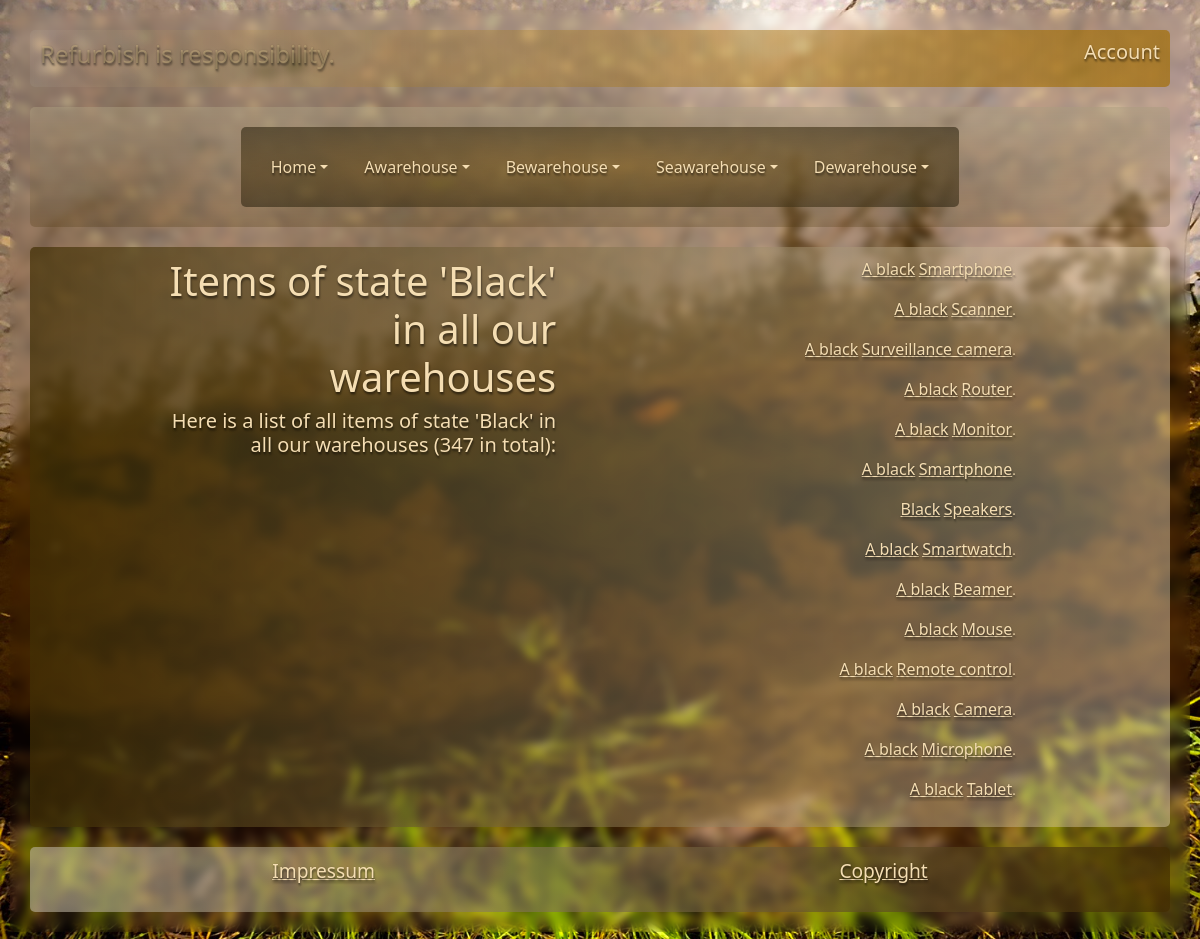
Page /ALL/state/Black/ on the committed database.
### warehouses/models.py (models this page shows, shortened)
class Item(models.Model):
    state = models.CharField(max_length=100, choices=_get_state_choices)
    category = models.CharField(max_length=100, choices=_get_category_choices)
    warehouse = models.ForeignKey(Warehouse, on_delete=models.CASCADE)
    date_of_stock = models.DateTimeField()
    name = models.CharField(max_length=100, null=True)
    dimensions = models.JSONField(null=True, blank=True, validators=[validate_dimensions])
    shipped = models.BooleanField(default=False)

### warehouses/views.py (the view)
# urls.py: path("<str:location>/<str:filter>/<str:filter_string>/", List_Items_Filtered.as_view(), name="filtered_items"), #items browser
class List_Items_Filtered(TemplateView):
    template_name = "warehouse.html"
    def get_context_data(self, location, filter, filter_string):
        links, style, continent = menu_links_style(("filtered", [location, filter]))
        args = {filter:filter_string}
        if location == "ALL":
            content = Item.objects.filter(shipped=False, **args)
        else:
            wh = 1 if location == "EU" else 2 if location == "USA" else 3 if location == "ASIA" else 4
            content = Item.objects.filter(warehouse=wh, shipped=False, **args)
        return {
            "reg": get_reg_from_request(self.request),
            "style":style,
            "links": links,
            "location":location,
            "title":f"{'A' if location == 'EU' else 'B' if location == 'USA' else 'C' if location == 'ASIA' else 'D'}-Warehouse {location}",
            "header_text":f"Items of {filter} '{filter_string}' in {continent}",
            "content_text":[f"Here is a list of all items of {filter} '{filter_string}' in {continent} ({len(content)} in total):"],
            "content": content
        }

### cli/toys.py (called while the page is built)
def glued_string(add_glue):
    vowels = "aeiouh"
    return f"An {add_glue.lower()}" if add_glue[0].lower() in vowels else f"A {add_glue.lower()}"

### user/custom_context_processor.py (called while the page is built, shortened)
def custom_context(request):
    context = {}
    return context

### warehouses/templatetags/custom_filters.py (called while the page is built)
@register.filter(name='glue')
def glue(to_glue):
    return glued_string(to_glue)

@register.filter(name='ends_with_s')
def ends_with_s(value):
    return value[-1] == 's'

@register.filter(name='is_list')
def args_to_path(args):
    return type(args) == list

### warehouses/views.py (called while the page is built)
def get_reg_from_request(request):
    view = RegisterView.as_view()
    response = view(request)
    if isinstance(response, TemplateResponse):
        return response.render().content
    else:
        return response.content

### user/templates/registration/reg_container.html (shortened to what this page needs)
{% load static %}

### warehouses/templates/warehouse.html (shortened to what this page needs)
{% extends "main.html" %}
{% load custom_filters %}
{% load static %}
{% block extra_css %}
<link rel="stylesheet" href="{% static style %}">
{% endblock %}
{% block content%}
    {% for item in content%}
        <div style="display: flex; justify-content: end;">
        {% if item.category|ends_with_s %}
        <p><a href="{% url 'filtered_items' location 'state' item.state %}">{{item.state}}</a> <a href="{% url 'filtered_items' location 'category' item.category %}">{{item.category}}</a>. </p>
        {% else %}
        <p><a href="{% url 'filtered_items' location 'state' item.state %}">{{item.state|glue}}</a> <a href="{% url 'filtered_items' location 'category' item.category %}">{{item.category}}</a>. </p>
        {% endif %}
        </div>
    {% endfor %}
{% endblock %}

### static/warehouses/css/style.css (style rules this page uses)
body { background-image: url('../Pics/sky.jpg'); background-attachment: fixed; background-position-x: 56.5%; background-position-y: 70%; background-size: cover; border-radius: 10px; text-shadow: 1px 3px 2px rgba(0, 0, 0, 0.26), 0 0.1em .1em rgba(0, 0, 0, 0.253), 0.02em 0 0.1em rgba(0, 0, 0, 0.178); display: flex; flex-direction: column; opacity: 0; transition: opacity 0.5s ease-in-out; backdrop-filter: blur(5px); -webkit-backdrop-filter: blur(5px); padding: 20px; }
body.loaded { opacity: 1; }
header, nav, section, footer, .loginShower, body, .nav-link, .dropdown-item, .login { margin: 10px; padding: 10px; border-radius: 5px; color:wheat; }
a, .btn { color:wheat; font-size: larger; }

### rows in the picture
Item: state|glue "A black", category "Smartphone"
Item: state|glue "A black", category "Scanner"
Item: state|glue "A black", category "Surveillance camera"
Item: state|glue "A black", category "Router"
Item: state|glue "A black", category "Monitor"
Item: state|glue "A black", category "Smartphone"
Item: state "Black", category "Speakers"
Item: state|glue "A black", category "Smartwatch"
Item: state|glue "A black", category "Beamer"
Item: state|glue "A black", category "Mouse"
Item: state|glue "A black", category "Remote control"
Item: state|glue "A black", category "Camera"
Item: state|glue "A black", category "Microphone"
Item: state|glue "A black", category "Tablet"

### other values in the picture
{{ link.name }} "Home"
{{ link.name }} "Awarehouse" "Bewarehouse" "Seawarehouse" "Dewarehouse"
{{ header_text }} "Items of state 'Black' in all our warehouses"
{{ content }} "Here is a list of all items of state 'Black' in all our warehouses (347 in total):"
